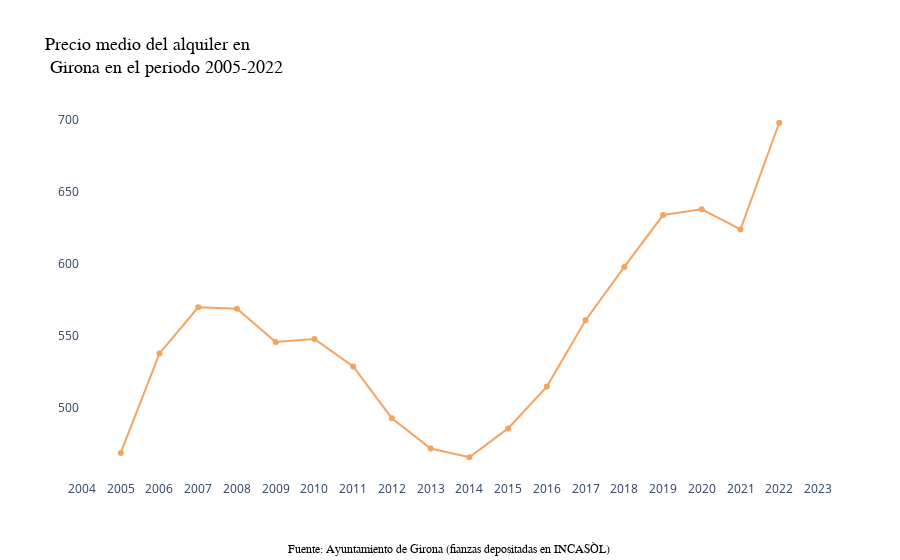

This figure's notebook cell:
### Markdown cell above
Para crear el gráfico interactivo debemos instalar e importar la librería Plotly. Seguidamente, personalizaremos el gráfico.

### Code cell
#!pip install plotly
import plotly.graph_objects as go
from plotly.offline import init_notebook_mode, iplot
init_notebook_mode(connected=True)

trace1 = go.Line(
    x=años,
    y=media_fianzas,
    name='Numero',
    marker=dict(color='#F4A460')
)

datas = [trace1]


layout = dict(
    
    title=dict(
        text="Precio medio del alquiler en <br> Girona en el periodo 2005-2022",
        font=dict(family='Calibri', size=18, color='black')
    ),
    xaxis=dict(
        tickmode='linear',
        tick0=2005,
        dtick=1
    ),
    plot_bgcolor='white',
    
     annotations=[
        dict(
            x=0.5,
            y=-0.245,
            xref='paper',
            yref='paper',
            text='Fuente: Ayuntamiento de Girona (fianzas depositadas en INCASÒL) <br> Elaboración: Juan Luis Monterroso',
            showarrow=False,
            font=dict(family='Calibri', size=12, color='black')
        )
    ]
)

fig = go.Figure(data=datas, layout=layout)

iplot(fig) 

# Opcionalmente, guardar el gráfico en un archivo HTML
fig.write_html('../images/evolucion-alquiler-2005-2022.html')

### Figure 1 — Plotly figure (JSON) as saved in the notebook; plotly's stock layout.template omitted (floating-point values rounded to 4 significant figures)
{"data": [{"marker": {"color": "#F4A460"}, "name": "Numero", "type": "scatter", "x": [2022, 2021, 2020, 2019, 2018, 2017, 2016, 2015, 2014, 2013, 2012, 2011, 2010, 2009, 2008, 2007, 2006, 2005], "y": [698, 624, 638, 634, 598, 561, 515, 486, 466, 472, 493, 529, 548, 546, 569, 570, 538, 469]}], "layout": {"annotations": [{"font": {"color": "black", "family": "Calibri", "size": 12}, "showarrow": false, "text": "Fuente: Ayuntamiento de Girona (fianzas depositadas en INCASÒL) <br> Elaboración: Juan Luis Monterroso", "x": 0.5, "xref": "paper", "y": -0.245, "yref": "paper"}], "plot_bgcolor": "white", "title": {"font": {"color": "black", "family": "Calibri", "size": 18}, "text": "Precio medio del alquiler en <br> Girona en el periodo 2005-2022"}, "xaxis": {"dtick": 1, "tick0": 2005, "tickmode": "linear"}}}
